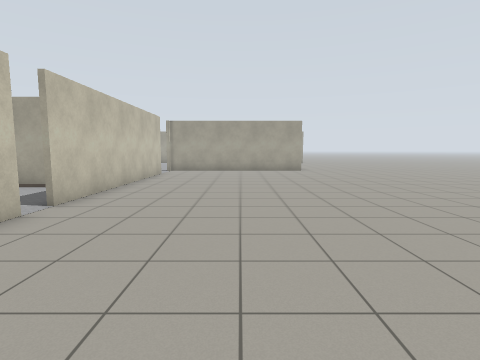
View 1 (above)

19 first-person views from a walk through a robot-simulator world made for Gazebo. The camera is 1.2 m above the floor, tilts 6° down and sees 80° across. Floor lines are 1 m apart. The floor is counted in squares, 1 m on a side. Each view is taken from the middle of a square. On the plan, view 1 faces up. The plan holds only what a view shows up to about 12 squares ahead; the rest is blank. The place goes on beyond the plan. Robots are left out. Simple patterns stand in for the simulator's built-in surfaces.

View 2
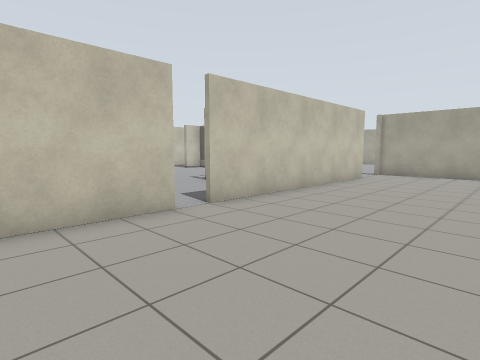

View 3
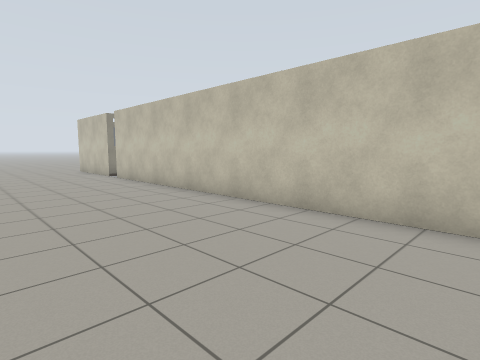

View 4
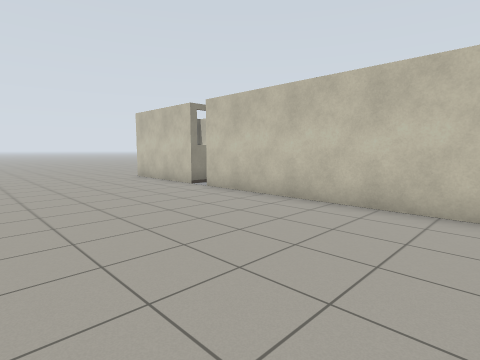

View 5
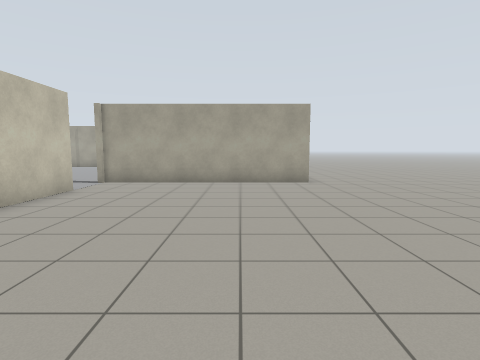

View 6
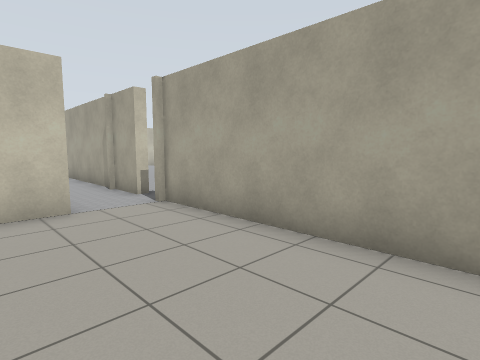

View 7
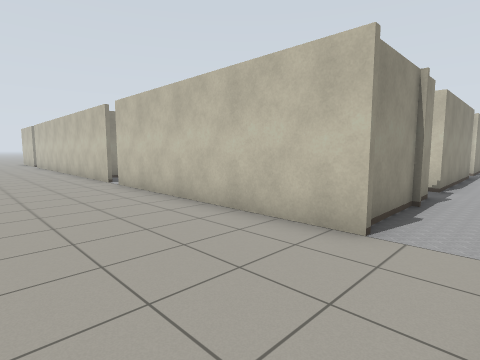

View 8
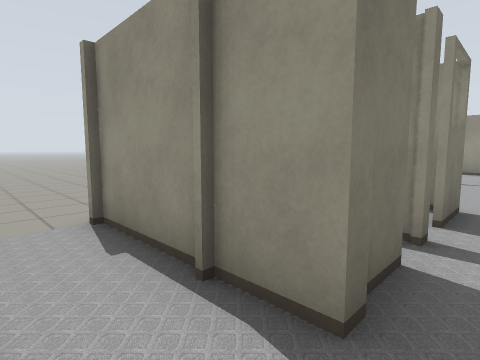

View 9
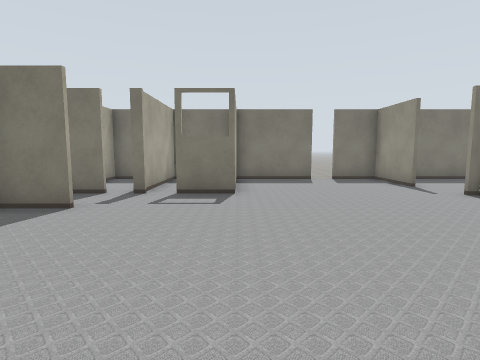

View 10
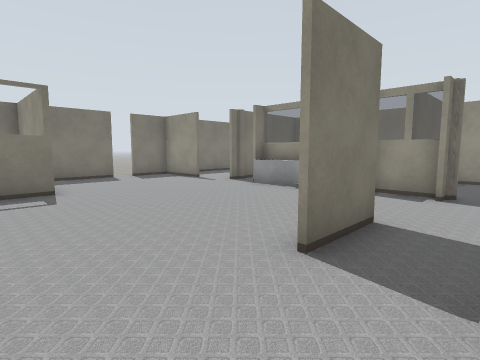

View 11
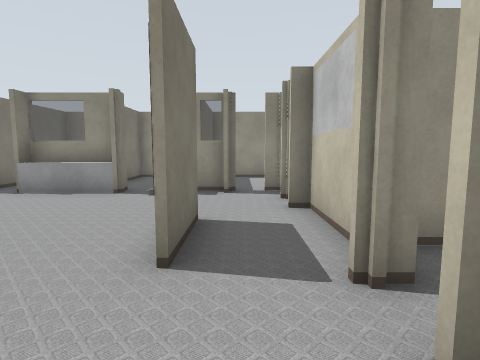

View 12
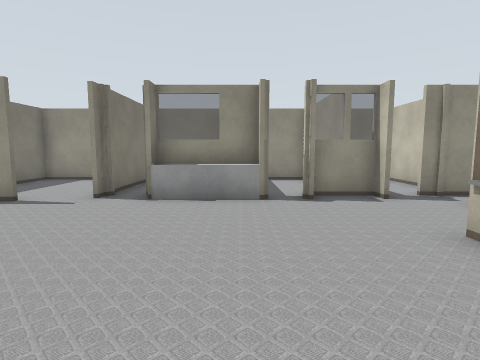

View 13
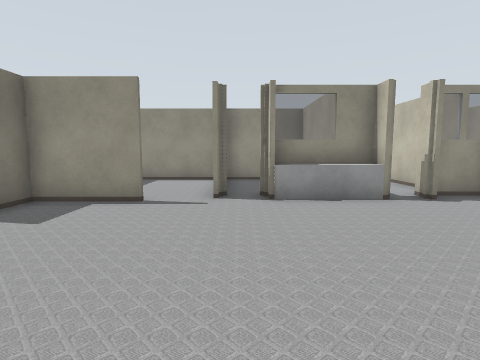

View 14
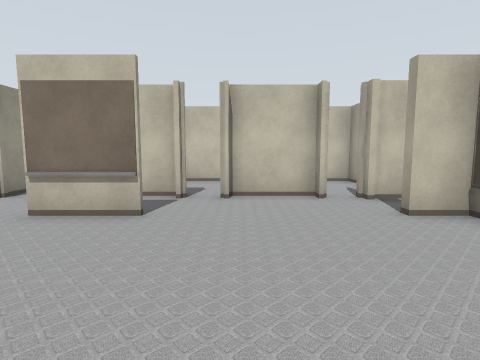

View 15
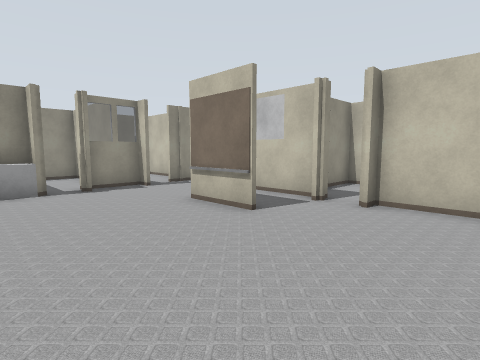

View 16
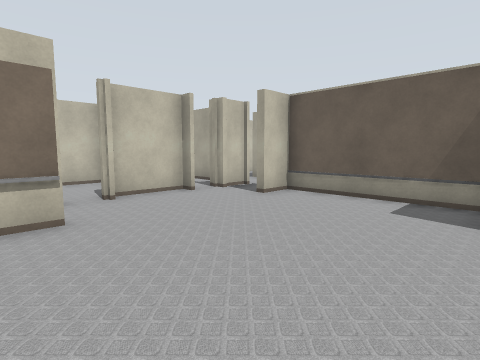

View 17
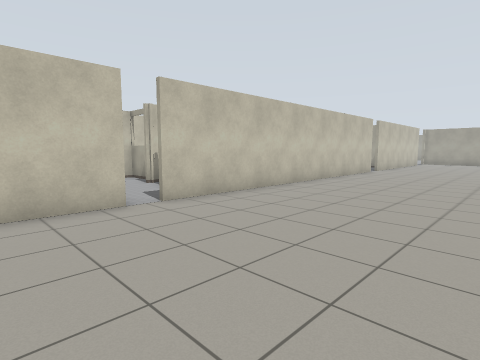

View 18
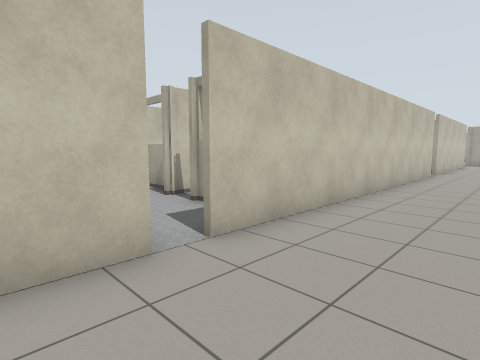

View 19
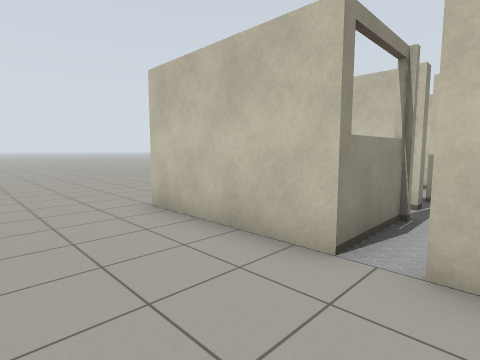

### Floor plan
Key: @ floor where view 1 was taken; # wall or solid block; x gap in a wall; . floor; = window, fence, low wall or low ledge.
Columns run from 21 left of view 1 to 2 right of it. Each row starts with its distance up from view 1.
 17          #######.#######
 16           ..............
 15       ..................
 14 #####.######.#####......
 13     #......#.x...#......
 12    ##........#####......
 11 #  #.........#   #......
 10 #..#.........#   #......
  9 #............#####......
  8 #..#..#..........#......
  7 ####..#..........#......
  6    ##............x......
  5     #............x......
  4     #............#......
  3     ##=#.###...###......
  2     ###..# ..#...#......
  1       #..# ..#...#.....
  0       #..# ..#...#...@..
 -1       #..# ..#...#.....
 -2       ############......
 -3           #      #......
 -4           #      #......
 -5           ####   #......
 -6             .#.###......
 -7              ....#......
 -8             #..###......
 -9             ##   #......
-10              #   #.....
-11                  #......

Where each view was taken, in squares from view 1:
view 1: 0 up, 0 right, facing up
view 2: 2 up, 1 right, facing up-left
view 3: 5 up, 1 right, facing down-left
view 4: 0 up, 2 right, facing down-left
view 5: 6 up, 1 right, facing up
view 6: 13 up, 2 right, facing up-left
view 7: 16 up, 0 right, facing down-left
view 8: 16 up, 9 left, facing down-right
view 9: 9 up, 16 left, facing right
view 10: 11 up, 17 left, facing down-right
view 11: 11 up, 16 left, facing down
view 12: 10 up, 12 left, facing down
view 13: 10 up, 9 left, facing down
view 14: 10 up, 10 left, facing left
view 15: 12 up, 11 left, facing down-left
view 16: 7 up, 10 left, facing up-left
view 17: 11 down, 2 right, facing up-left
view 18: 10 down, 1 left, facing up-left
view 19: 7 down, 1 left, facing down-left
